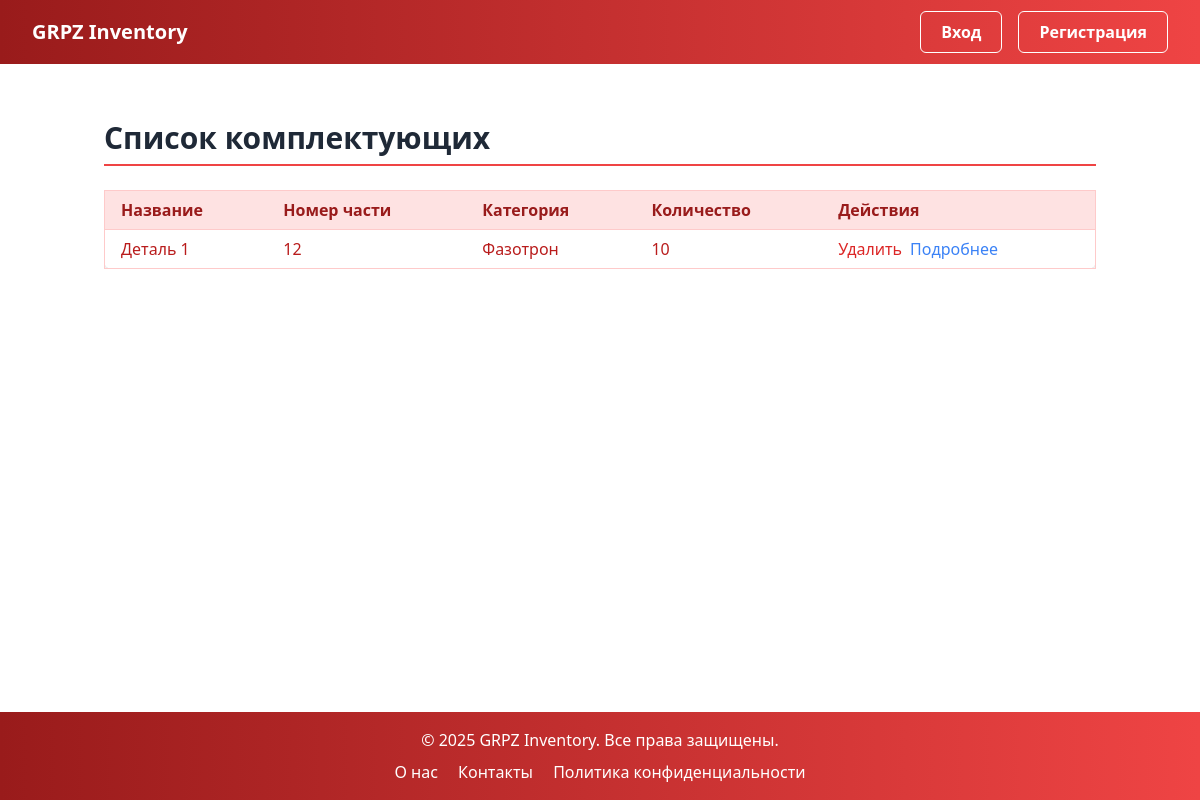
Page /components/ on the earlier database version.
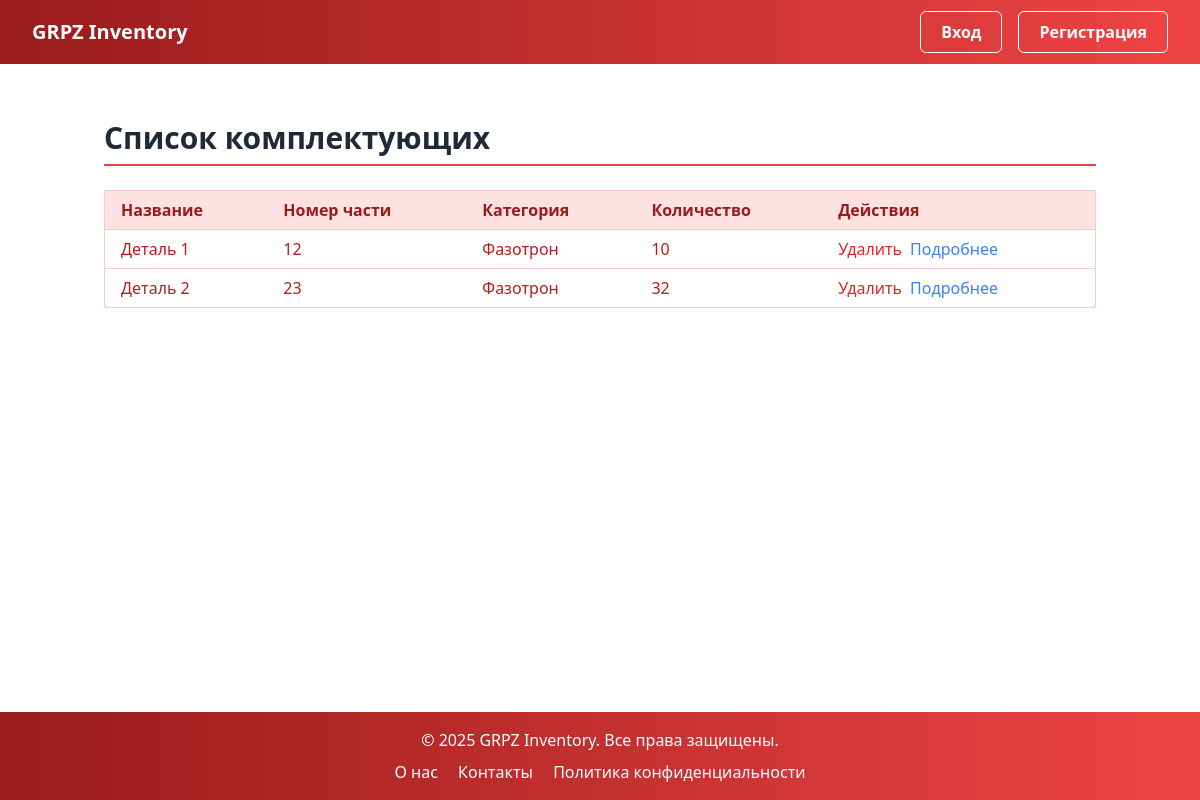
Same page on the later database version.
### components/models.py (models this page shows, shortened)
class Component(models.Model):
    name = models.CharField(max_length=255, verbose_name='Наименование')
    part_number = models.CharField(max_length=50, unique=True, verbose_name='Артикул')
    category = models.CharField(max_length=100, blank=True, verbose_name='Категория')
    description = models.TextField(blank=True, verbose_name='Описание')
    unit = models.CharField(max_length=20, default='шт', verbose_name='Единица измерения')
    barcode = models.CharField(max_length=100, unique=True, blank=True, null=True, verbose_name='Штрих-код')
    quantity = models.PositiveIntegerField(default=0, verbose_name='Количество')
    warehouse = models.ForeignKey('warehouses.Warehouse', on_delete=models.CASCADE, verbose_name='Склад')
    supplier = models.ForeignKey('suppliers.Supplier', on_delete=models.SET_NULL, null=True, blank=True, verbose_name='Поставщик')
    created_at = models.DateTimeField(auto_now_add=True, verbose_name='Дата создания')
    updated_at = models.DateTimeField(auto_now=True, verbose_name='Дата обновления')
    image = models.ImageField(upload_to='components/', blank=True, null=True, verbose_name='Изображение')
    class Meta:
        verbose_name = 'Комплектующее'
        verbose_name_plural = 'Комплектующие'

### components/views.py (the view, shortened to what this page needs)
# urls.py: path('', views.component_list, name='component_list'),
def component_list(request):
    try:
        components = Component.objects.all()
        can_edit_component = request.user.is_authenticated and request.user.role in ['admin', 'warehouse_worker']
        return render(request, 'components/list.html', {
            'components': components,
            'can_edit_component': can_edit_component
        })
    except Exception as e:
        return JsonResponse({'error': str(e)}, status=500)

### components/templates/components/list.html (shortened to what this page needs)
﻿{% extends 'base.html' %}
{% block content %}
<section class="container mx-auto px-4 py-8">
    <div class="mb-6">
        <h2 class="border-b-2 border-red-500 pb-2 text-3xl font-bold text-gray-800">Список комплектующих</h2>
    </div>
    <div class="overflow-x-auto">
        <table class="min-w-full rounded-lg border border-red-200 bg-white shadow-md">
            <thead>
                <tr class="bg-red-100">
                    <th class="px-4 py-2 text-left font-semibold text-red-800">Название</th>
                    <th class="px-4 py-2 text-left font-semibold text-red-800">Номер части</th>
                    <th class="px-4 py-2 text-left font-semibold text-red-800">Категория</th>
                    <th class="px-4 py-2 text-left font-semibold text-red-800">Количество</th>
                    <th class="px-4 py-2 text-left font-semibold text-red-800">Действия</th>
                </tr>
            </thead>
            <tbody>
                {% for component in components %}
                <tr class="border-t border-red-200">
                    <td class="px-4 py-2 text-red-700">{{ component.name }}</td>
                    <td class="px-4 py-2 text-red-700">{{ component.part_number }}</td>
                    <td class="px-4 py-2 text-red-700">{{ component.category }}</td>
                    <td class="px-4 py-2 text-red-700">{{ component.quantity }}</td>
                    <td class="flex gap-2 px-4 py-2 text-red-700">
                        <button data-id="{{ component.pk }}" class="delete-button text-red-600 hover:underline">Удалить</button>
                        <a href="{% url 'components:component_detail' component.pk %}" class="text-blue-500 hover:underline">Подробнее</a>
                    </td>
                </tr>
                {% endfor %}
            </tbody>
        </table>
    </div>
</section>
{% endblock %}

Differences in the rows shown:
added Component: name "Деталь 2", part_number "23", category "Фазотрон", quantity "32"
